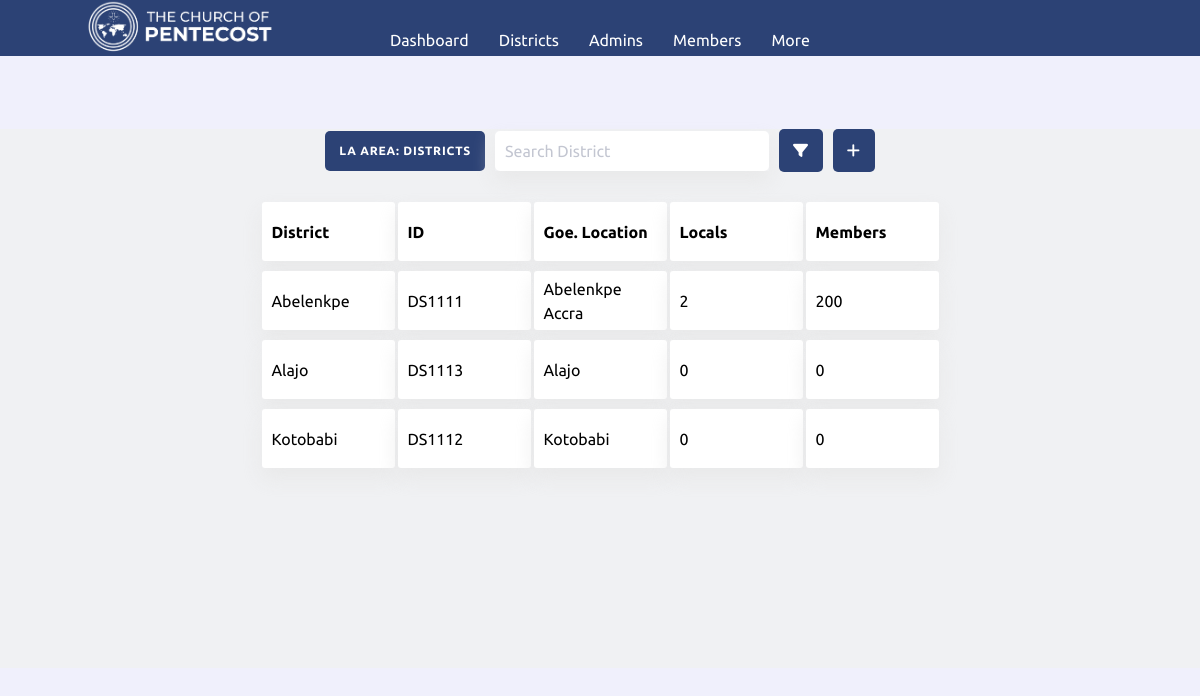
/area_admin/districts (signed in), run on the app's committed database.
### thecop_app/models.py (models this page shows, shortened)
class AreaAdmin(models.Model):
    id = models.TextField(primary_key=True)
    phone = models.TextField()
    email = models.TextField()
    password = models.TextField()
    area = models.ForeignKey(Area, on_delete=models.CASCADE)

class Area(models.Model):
    nation = models.ForeignKey(Nation, on_delete=models.CASCADE)
    id = models.TextField(primary_key=True)
    name = models.TextField()
    location = models.TextField()

class District(models.Model):
    area = models.ForeignKey(Area, on_delete=models.CASCADE)
    id = models.TextField(primary_key=True)
    name = models.TextField()
    location = models.TextField()
    def get_members_total(self):
        total = 0
        for i in Member.objects.all():
            if i.local_assembly.district == self:
                total = total + 1
        return total

class Member(models.Model):
    id = models.TextField(primary_key=True)
    local_assembly = models.ForeignKey(LocalAssembly, on_delete=models.CASCADE)
    name = models.TextField()
    gender = models.CharField(max_length=10)
    date_of_birth = models.DateField(default="2004-02-18")
    phone = models.TextField()
    phone2 = models.TextField()
    email = models.TextField()
    address = models.TextField()
    password = models.TextField(default=phone)

class LocalAssembly(models.Model):
    district = models.ForeignKey(District, on_delete=models.CASCADE)
    id = models.TextField(primary_key=True)
    name = models.TextField()
    location = models.TextField()

### thecop_app/areaAdmin/views.py (the view)
# urls.py: path("districts", views.districts, name="areaAdmin_districts"),
def districts(request):
    active_admin = AreaAdmin.objects.get(pk=request.session.get('area_admin_id'))
    context = {
        "admins": DistrictAdmin.objects.all(),
        "admin": active_admin,
        "announcements": active_admin.area.areaannouncement_set.all(),
        "events": active_admin.area.areaevent_set.all()
    }
    return render(request, 'thecop_app/areaAdmin/districts.html', context)

### thecop_app/templates/thecop_app/areaAdmin/districts.html (shortened to what this page needs)
<!DOCTYPE html>
{% load static %}
<html lang="en">
  <head>
    <link rel="stylesheet" href="{% static 'thecop_app/CSS/index.css' %}" />
    <link rel="stylesheet" href="{% static 'thecop_app/CSS/ananse.css' %}" />
      <link rel="stylesheet" href="{% static 'thecop_app/CSS/fa/allicons.css' %}">
    <link rel="stylesheet" href="{% static 'thecop_app/CSS/fa/icons.css' %}">
</head>
<body>
<header class="grid-header">
      <div class="logo">
          <img src="{% static 'thecop_app/images/The-Church-Of-Pentecost.png' %}" width=200/>
      </div>
      <div class="mid-div">
              <div class="nav-btn" onclick="window.open('{% url 'areaAdmin_home' %}', '_self')">
                  <i class="fa-thin fa-gauge"></i>
                  <span>Dashboard</span>
              </div>
            <div class="nav-btn" onclick="window.open('{% url 'areaAdmin_districts' %}', '_self')">
                  <i class="fa-thin fa-map"></i>
                  <span>Districts</span>
              </div>
          <div class="nav-btn" onclick="window.open('{% url 'areaAdmin_admins' %}', '_self')">
                      <i class="fa-thin fa-user-lock"></i>
                     <span>Admins</span>
              </div>
          <div class="nav-btn" onclick="window.open('{% url 'areaAdmin_members' %}', '_self')">
                  <i class="fa-thin fa-users"></i>
                 <span>Members</span>
          </div>
          <div class="nav-btn">
                  <i class="fa-thin fa-caret-down"></i>
                 <span>More</span>
          </div>
      </div>
</header>
<br><br><br>
<appbody style=" background-color: #f0f1f3 !important;">
    <div class="func-bar">
        <div class="tag">{{admin.area.name}} Area: Districts</div>
        <div class="search-div">
            <input type="search" placeholder="Search District">
        </div>
        <div class="tag"><i class="fa-thin fa-filter" style="font-size: 15px; font-weight:bold"></i></div>
        <div class="tag" onclick="openForm('form-admin')"><i class="fa-thin fa-add" style="font-size: 15px; font-weight:bold"></i></div>
    </div>
    <div class="custom-table-001">
        <div class="row">
            <div class="cell"><b>District</b></div>
            <div class="cell"><b>ID</b></div>
            <div class="cell"><b>Goe. Location</b></div>
            <div class="cell"><b>Locals</b></div>
            <div class="cell"><b>Members</b></div>
        </div>
        {% for district in admin.area.district_set.all|dictsort:"name" %}
        <div class="row">
            <div class="cell">{{ district.name }}</div>
            <div class="cell">{{district.id }}</div>
            <div class="cell">{{ district.location }}</div>
            <div class="cell">{{ district.localassembly_set.count }}</div>
            <div class="cell">{{ district.get_members_total }}</div>
        </div>
        {% endfor %}
    </div>
</appbody>
</body>
</html>

### thecop_app/static/thecop_app/CSS/index.css (style rules this page uses)
* { padding: 0; margin: 0; box-sizing: border-box; font-family: 'Ubuntu', sans-serif; }
body { background-color: #e6e6fa99; overflow-x: hidden; }
.grid-header { z-index: 99; position: fixed; width: 100%; display: grid; grid-template-columns: 30% 40% 30%; align-items: center; height: 3.5em; background: #2C4275; top: 0; }
.grid-header div.logo { display: flex; flex-direction: row; align-items: center;justify-content: space-evenly; }
.grid-header div.mid-div { display: flex; flex-direction: row; align-items: center;justify-content: space-evenly; }
.grid-header div.mid-div div.nav-btn, .grid-header div.mid-div div.nav-btn.has-drop { display: flex; flex-direction: column; align-items: center; justify-content: center; gap: 5px; color: #FFFFFF; cursor: pointer; }
.custom-table-001 { flex-direction: column; display: flex; gap: 10px; align-items: center; justify-content: center; }
.custom-table-001 .row { display: flex; flex-direction: row; gap: 3px; }
.custom-table-001 .row .cell { padding: 10px 10px; width: 133px; height: 59px; display: flex; text-align: left; background: white; align-items: center; box-shadow: 0px 10px 20px 0px rgba(229, 229, 229, 0.75); border-radius: 3px; }
.func-bar { flex-direction: row; display: flex; gap: 10px; align-items: center; justify-content: center; margin: 0 0 30px 0; }
.func-bar .tag { padding: 14px; border-radius: 5px; background-color: #2C4275; color: white; }
.func-bar .search-div { height: 40px; box-shadow: 0px 10px 20px 0px rgba(229, 229, 229, 0.75); }
.func-bar .search-div input { width: 100%; height: 100%; border-radius: 5px; border: 0px solid #2C4275; padding: 0 10px; }

### thecop_app/static/thecop_app/CSS/ananse.css (style rules this page uses)
* { padding: 0; margin: 0; box-sizing: border-box; font-family: 'Ubuntu', sans-serif; }
:root { --color-one: gold ; --color-two: #e91e63; --shadow: 0px 1px 5px -2px #9b8c8c; }
body { overflow-x: hidden; }
appbody { width: 100%; margin: 57px 0 100px 0; position: absolute; left: 0; padding-bottom: 200px; z-index: 0; }

### thecop_app/templates/thecop_app/areaAdmin/districts.html (style rules this page uses)
body { font-family:calibri }

### data on the page
AreaAdmin: area.name "LA"
District: name "Abelenkpe", id "DS1111", location "Abelenkpe Accra", localassembly_set.count "2", get_members_total "200"
District: name "Alajo", id "DS1113", location "Alajo", localassembly_set.count "0", get_members_total "0"
District: name "Kotobabi", id "DS1112", location "Kotobabi", localassembly_set.count "0", get_members_total "0"
